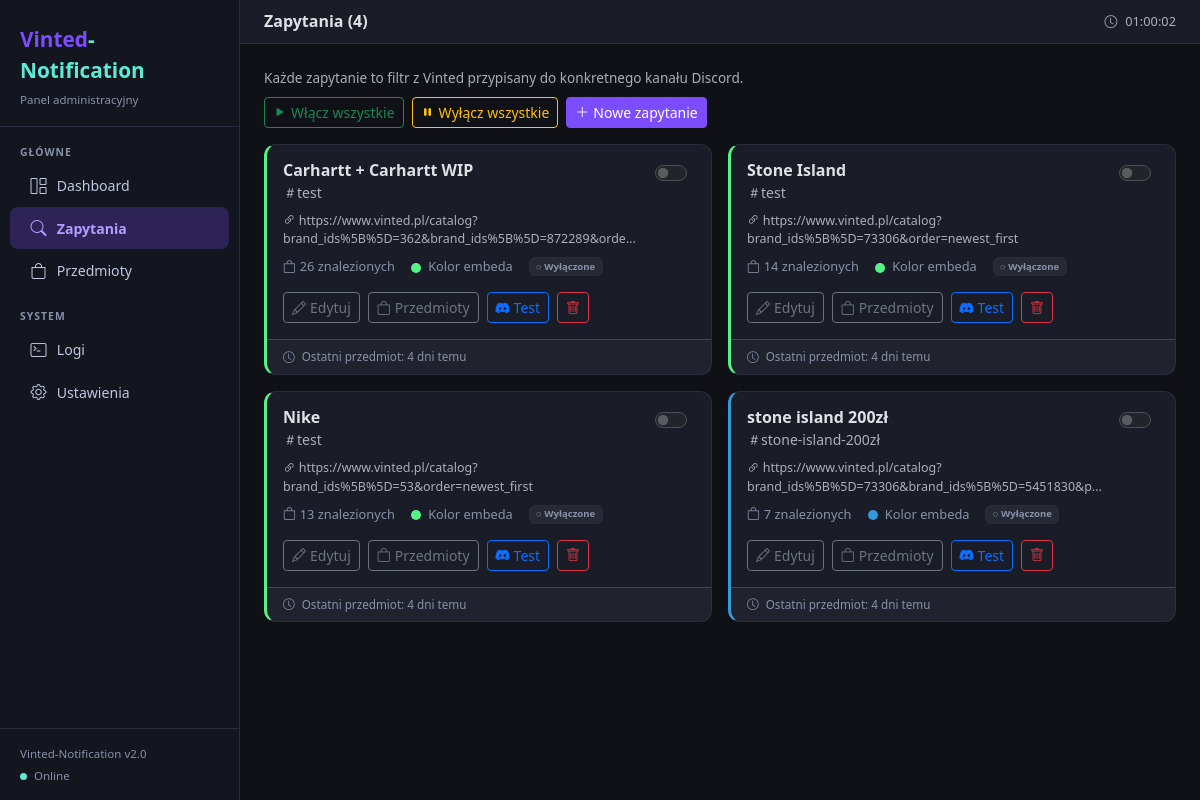
The page /queries on the database its author committed.
### tables this page shows
CREATE TABLE queries (
    id                  INTEGER PRIMARY KEY AUTOINCREMENT,
    name                TEXT NOT NULL,
    url                 TEXT NOT NULL UNIQUE,
    discord_webhook_url TEXT NOT NULL,
    channel_name        TEXT NOT NULL DEFAULT 'general',
    embed_color         TEXT NOT NULL DEFAULT '5763719',
    active              INTEGER NOT NULL DEFAULT 1,
    last_item_ts        INTEGER,
    items_found         INTEGER NOT NULL DEFAULT 0,
    created_at          TEXT NOT NULL DEFAULT (datetime('now'))
);

### web_panel/app.py (the view)
@app.route("/queries")
def queries():
    all_queries = _rows_to_list(db.get_all_queries(active_only=False))
    return render_template(
        "queries.html",
        queries=all_queries,
        color_presets=COLOR_PRESETS,
    )

### src/database.py (called while the page is built, shortened)
@contextmanager
def get_connection():
    conn = _pool.get()
    try:
        yield conn
        conn.commit()
    except Exception:
        conn.rollback()
        raise

def get_all_queries(active_only: bool = True) -> List[sqlite3.Row]:
    with get_connection() as conn:
        if active_only:
            return conn.execute(
                "SELECT * FROM queries WHERE active=1 ORDER BY id"
            ).fetchall()
        return conn.execute("SELECT * FROM queries ORDER BY id").fetchall()

    def get(self) -> sqlite3.Connection:
        return self._local.conn

### web_panel/app.py (called while the page is built)
def _rows_to_list(rows) -> list:
    return [dict(r) for r in rows]

### web_panel/templates/queries.html (shortened to what this page needs)
{% extends "base.html" %}
{% block page_title %}Zapytania ({{ queries | length }}){% endblock %}
{% block content %}
<div class="d-flex justify-content-between align-items-center mb-3 flex-wrap gap-2">
  <p class="text-muted mb-0" style="font-size:.85rem">
    Każde zapytanie to filtr z Vinted przypisany do konkretnego kanału Discord.
  </p>
  <div class="d-flex gap-2 flex-wrap">
    <form method="POST" action="{{ url_for('toggle_all_queries') }}" class="d-inline">
      <button type="submit" class="btn btn-sm btn-outline-success" title="Włącz wszystkie zapytania">
        <i class="bi bi-play-fill me-1"></i>Włącz wszystkie
      </button>
    </form>
    <form method="POST" action="{{ url_for('toggle_all_queries') }}" class="d-inline">
      <button type="submit" class="btn btn-sm btn-outline-warning" title="Wyłącz wszystkie zapytania">
        <i class="bi bi-pause-fill me-1"></i>Wyłącz wszystkie
      </button>
    </form>
    <a href="{{ url_for('add_query') }}" class="btn btn-sm btn-accent">
      <i class="bi bi-plus-lg me-1"></i>Nowe zapytanie
    </a>
  </div>
</div>
{% if queries %}
<div class="row g-3">
  {% for q in queries %}
  <div class="col-xl-6">
    <div class="card h-100" style="border-left: 3px solid #{{ '%06x' % (q.embed_color | int) }}">
      <div class="card-body">
        <div class="d-flex justify-content-between align-items-start mb-2">
          <div>
            <h6 class="mb-0 fw-bold">{{ q.name }}</h6>
            <small class="text-muted">
              <i class="bi bi-hash"></i>{{ q.channel_name }}
            </small>
          </div>
          <div class="d-flex gap-2 align-items-center">
            <div class="form-check form-switch mb-0">
              <input class="form-check-input toggle-query"
                     type="checkbox"
                     role="switch"
                     data-query-id="{{ q.id }}"
                     {{ 'checked' if q.active else '' }}
                     title="{{ 'Wyłącz' if q.active else 'Włącz' }}">
            </div>
          </div>
        </div>
        <div class="mb-2" style="font-size:.78rem;">
          <a href="{{ q.url }}" target="_blank" class="text-muted text-decoration-none text-break"
             style="word-break:break-all">
            <i class="bi bi-link-45deg"></i>
            {{ q.url | truncate(80) }}
          </a>
        </div>
        <div class="d-flex gap-3 mb-3" style="font-size:.8rem;color:var(--text-muted)">
          <span><i class="bi bi-bag me-1"></i>{{ q.items_found }} znalezionych</span>
          <span>
            <span class="color-dot" style="background:#{{ '%06x' % (q.embed_color | int) }}"></span>
            Kolor embeda
          </span>
          <span class="badge {{ 'badge-active' if q.active else 'badge-inactive' }}">
            {{ '● Aktywne' if q.active else '○ Wyłączone' }}
          </span>
        </div>
        <div class="d-flex gap-2 flex-wrap">
          <a href="{{ url_for('edit_query', query_id=q.id) }}" class="btn btn-sm btn-outline-secondary">
            <i class="bi bi-pencil me-1"></i>Edytuj
          </a>
          <a href="{{ url_for('items') }}?query_id={{ q.id }}" class="btn btn-sm btn-outline-secondary">
            <i class="bi bi-bag me-1"></i>Przedmioty
          </a>
          <form method="POST" action="{{ url_for('test_query_webhook', query_id=q.id) }}" class="d-inline">
            <button type="submit" class="btn btn-sm btn-outline-primary" title="Wyślij test na Discord">
              <i class="bi bi-discord me-1"></i>Test
            </button>
          </form>
          <form method="POST" action="{{ url_for('delete_query', query_id=q.id) }}" class="d-inline"
                onsubmit="return confirm('Usunąć zapytanie {{ q.name }}?')">
            <button type="submit" class="btn btn-sm btn-outline-danger">
              <i class="bi bi-trash"></i>
            </button>
          </form>
        </div>
      </div>
      {% if q.last_item_ts %}
      <div class="card-footer" style="font-size:.73rem;color:var(--text-muted)">
        <i class="bi bi-clock me-1"></i>
        Ostatni przedmiot:
        <span id="ts-{{ q.id }}" data-ts="{{ q.last_item_ts }}"></span>
      </div>
      {% endif %}
    </div>
  </div>
  {% endfor %}
</div>
{% endif %}
{% endblock %}

### web_panel/templates/base.html (shortened to what this page needs)
<!DOCTYPE html>
<html lang="pl" data-bs-theme="dark">
<head>
  <link rel="stylesheet" href="https://cdnjs.cloudflare.com/ajax/libs/bootstrap/5.3.2/css/bootstrap.min.css"/>
  <link rel="stylesheet" href="https://cdnjs.cloudflare.com/ajax/libs/bootstrap-icons/1.11.3/font/bootstrap-icons.min.css"/>
</head>
<body>
<nav id="sidebar">
  <div class="sidebar-brand">
    <a href="{{ url_for('index') }}" class="logo">Vinted<span>-Notification</span></a>
    <div><small>Panel administracyjny</small></div>
  </div>
  <div class="py-2">
    <div class="nav-section-label">Główne</div>
    <a href="{{ url_for('index') }}" class="nav-link {% if request.endpoint == 'index' %}active{% endif %}">
      <i class="bi bi-grid-1x2"></i> Dashboard
    </a>
    <a href="{{ url_for('queries') }}" class="nav-link {% if 'quer' in request.endpoint %}active{% endif %}">
      <i class="bi bi-search"></i> Zapytania
    </a>
    <a href="{{ url_for('items') }}" class="nav-link {% if request.endpoint == 'items' %}active{% endif %}">
      <i class="bi bi-bag"></i> Przedmioty
    </a>
    <div class="nav-section-label mt-2">System</div>
    <a href="{{ url_for('logs') }}" class="nav-link {% if request.endpoint == 'logs' %}active{% endif %}">
      <i class="bi bi-terminal"></i> Logi
    </a>
    <a href="{{ url_for('settings') }}" class="nav-link {% if request.endpoint == 'settings' %}active{% endif %}">
      <i class="bi bi-gear"></i> Ustawienia
    </a>
  </div>
  <div class="sidebar-footer">
    <div>Vinted-Notification v2.0</div>
    <div class="mt-1">
      <span id="status-dot" style="display:inline-block;width:7px;height:7px;border-radius:50%;background:#ef5350;margin-right:4px;"></span>
      <span id="status-text">Łączenie…</span>
    </div>
  </div>
</nav>
<div id="main">
  <div class="topbar">
    <div class="d-flex align-items-center gap-2">
      <h6 class="mb-0 fw-semibold">{% block page_title %}Dashboard{% endblock %}</h6>
    </div>
    <div class="d-flex align-items-center gap-2 text-muted" style="font-size:.8rem;">
      <i class="bi bi-clock"></i>
      <span id="clock"></span>
    </div>
  </div>
  <div class="content-area">
    {% block content %}{% endblock %}
  </div>
</div>
</body>
</html>

### web_panel/templates/base.html (style rules this page uses)
:root { --bg-main: #0f1117; --bg-card: #1a1d27; --bg-sidebar: #13151f; --accent: #7c4dff; --accent-alt: #5eead4; --border: #2a2d3e; --text-muted: #8891a8; }
body { background: var(--bg-main); font-family: 'Segoe UI', system-ui, sans-serif; min-height: 100vh; }
#sidebar { width: 240px; min-height: 100vh; background: var(--bg-sidebar); border-right: 1px solid var(--border); position: fixed; top: 0; left: 0; z-index: 100; display: flex; flex-direction: column; }
.sidebar-brand { padding: 1.5rem 1.25rem 1rem; border-bottom: 1px solid var(--border); }
.sidebar-brand .logo { font-size: 1.3rem; font-weight: 700; color: var(--accent); text-decoration: none; }
.sidebar-brand .logo span { color: var(--accent-alt); }
.sidebar-brand small { color: var(--text-muted); font-size: .72rem; }
.nav-section-label { padding: .6rem 1.25rem .2rem; font-size: .65rem; font-weight: 600; letter-spacing: .1em; color: var(--text-muted); text-transform: uppercase; }
#sidebar .nav-link { color: #c0c8e0; padding: .55rem 1.25rem; border-radius: 8px; margin: 1px .6rem; display: flex; align-items: center; gap: .6rem; font-size: .88rem; transition: all .15s; }
#sidebar .nav-link.active { background: rgba(124,77,255,.25); color: #b39dff; font-weight: 600; }
#sidebar .nav-link i { font-size: 1rem; width: 1.1rem; text-align: center; }
.sidebar-footer { margin-top: auto; padding: 1rem 1.25rem; border-top: 1px solid var(--border); color: var(--text-muted); font-size: .72rem; }
#main { margin-left: 240px; min-height: 100vh; }
.topbar { background: var(--bg-card); border-bottom: 1px solid var(--border); padding: .75rem 1.5rem; display: flex; align-items: center; justify-content: space-between; }
.content-area { padding: 1.5rem; }
.card { background: var(--bg-card); border: 1px solid var(--border); border-radius: 12px; }
.badge-inactive { background: rgba(255,255,255,.06); color: #8891a8; border: 1px solid var(--border); }
.btn-accent { background: var(--accent); border-color: var(--accent); color: #fff; }
.color-dot { display: inline-block; width: 10px; height: 10px; border-radius: 50%; vertical-align: middle; margin-right: 4px; }

### rows shown on the page
queries: name "Carhartt + Carhartt WIP", channel_name "test", url "https://www.vinted.pl/catalog?brand_ids%5B%5D=362&brand_ids%5B%5D=872289&orde...", items_found "26", active "○ Wyłączone"
queries: name "Stone Island", channel_name "test", url "https://www.vinted.pl/catalog?brand_ids%5B%5D=73306&order=newest_first", items_found "14", active "○ Wyłączone"
queries: name "Nike", channel_name "test", url "https://www.vinted.pl/catalog?brand_ids%5B%5D=53&order=newest_first", items_found "13", active "○ Wyłączone"
queries: name "stone island 200zł", channel_name "stone-island-200zł", url "https://www.vinted.pl/catalog?brand_ids%5B%5D=73306&brand_ids%5B%5D=5451830&p...", items_found "7", active "○ Wyłączone"

### other values the page prints
{{ queries | length }} "4"
